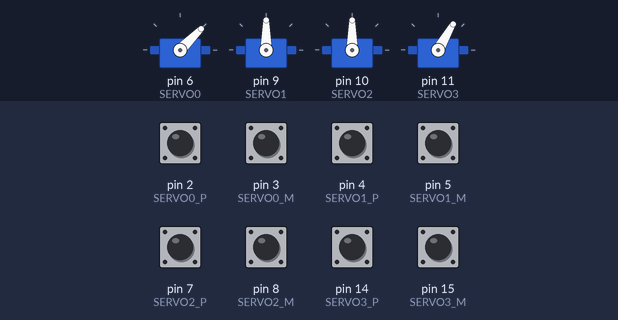
A sketch run on a simulated Arduino Uno, built with avr-gcc and run on an emulated ATmega328P. On the bench: 4 × servo. Inputs (shaded band) come from the test bench; at power-on: pin 2 (SERVO0_P), pin 3 (SERVO0_M), pin 4 (SERVO1_P), pin 5 (SERVO1_M), pin 7 (SERVO2_P), pin 8 (SERVO2_M), pin 14 (SERVO3_P), pin 15 (SERVO3_M) HIGH.

Above: at 1.4 s.
1.5 s: pin 2 (SERVO0_P) pulled LOW for 1 s
At 3.0 s:
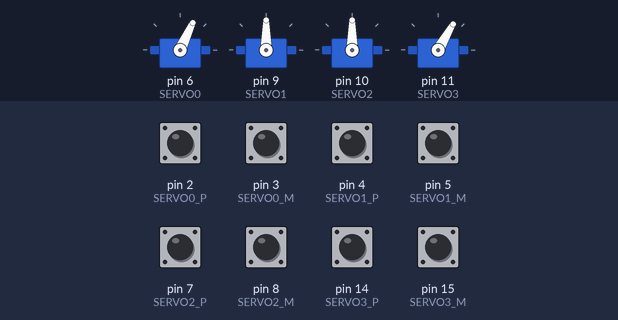
4.5 s: pin 4 (SERVO1_P) pulled LOW for 1 s
At 6.1 s:
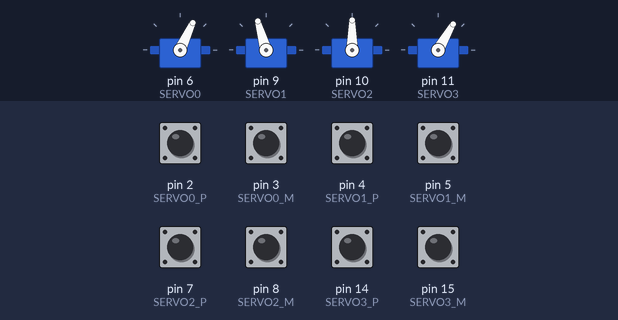
7.5 s: pin 15 (SERVO3_M) pulled LOW for 0.15 s
At 8.8 s:
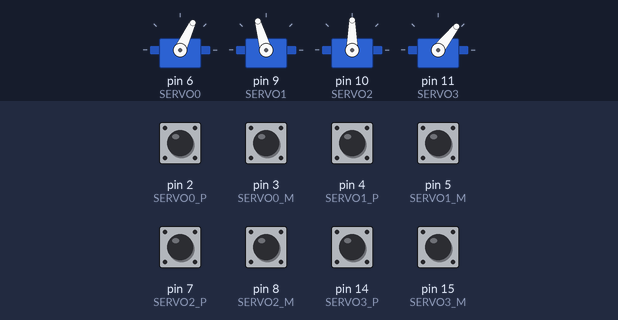
9.1 s: pin 3 (SERVO0_M) pulled LOW for 1 s
At 10.4 s:
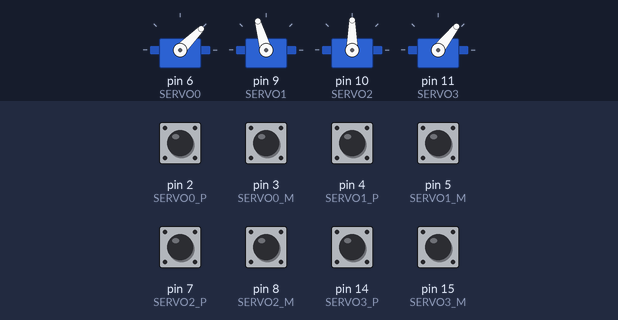
12.1 s: pin 14 (SERVO3_P) pulled LOW for 0.15 s
At 13.1 s:
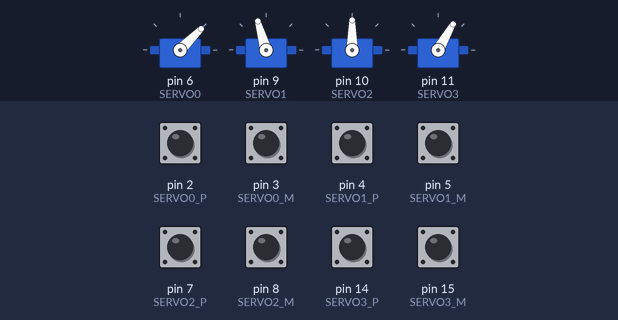
13.7 s: pin 7 (SERVO2_P) pulled LOW for 1 s
At 16.0 s:
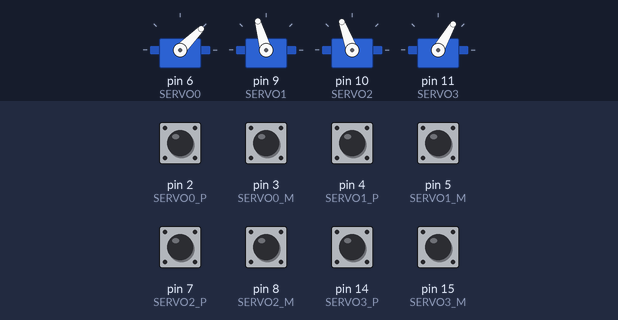
Timing chart, 0 to 17.5 s (numbered marks = the images above; inputs shaded):
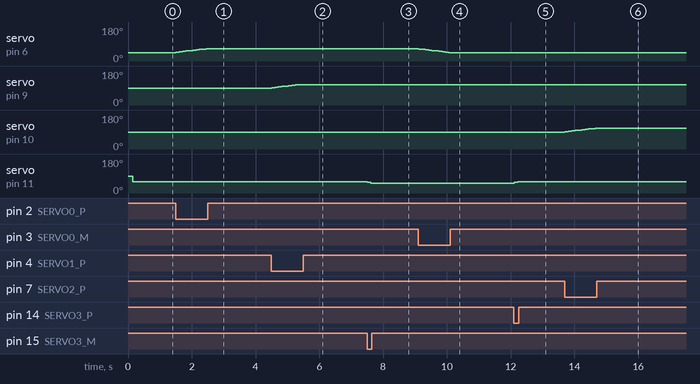

The sketch:

Arm_v1_0_0.ino
```cpp
/***************************************************************************

            ARDUINO ARM  v. 1.0.0 - IK8YFW - 2017

This is a project that define a base firmware for mearm project.

All text above, must be included in any redistribution

****************************************************************************/
#include <Servo.h>

Servo myservo3;
Servo myservo0;  // create servo object to control a servo
Servo myservo1;
Servo myservo2;


const int SERVO0 = 6; // PWM
const int SERVO0_P = 2; // right upper button
const int SERVO0_M = 3; // right down button

const int SERVO1 = 9; // PWM
const int SERVO1_P = 4; // left upper button
const int SERVO1_M = 5; // left down   button

const int SERVO2 = 10; // PWM
const int SERVO2_P = 7; // down left button
const int SERVO2_M = 8; // down right button

const int SERVO3 = 11; // PWM
const int SERVO3_P = 14; // upper left button
const int SERVO3_M = 15; // upper right button

// HAEAD/BACK (RIGHT BUTTONS)
int SERVO0_INIT = 45;
int SERVO0_MIN = 35;
int SERVO0_MAX = 115;

// UP/DWN     (LEFT BUTTONS)
int SERVO1_INIT = 90;
int SERVO1_MIN = 35;
int SERVO1_MAX = 105;

// BASE       (DOWN BUTTONS)
int SERVO2_INIT = 90;
int SERVO2_MIN = 0;
int SERVO2_MAX = 180;

// CLAMP      (UPPER BUTTONS)
int SERVO3_INIT = 60;
int SERVO3_MIN = 55;
int SERVO3_MAX = 85;

int pos0 = SERVO0_INIT;    // variable to store the servo position
int pos1 = SERVO1_INIT;    // variable to store the servo position
int pos2 = SERVO2_INIT;    // variable to store the servo position
int pos3 = SERVO3_INIT;    // variable to store the servo position

int isteresys = 80;

void setup() {
  //Serial.begin(9600);

  pinMode(SERVO0_P, INPUT_PULLUP);
  pinMode(SERVO0_M, INPUT_PULLUP);

  pinMode(SERVO1_P, INPUT_PULLUP);
  pinMode(SERVO1_M, INPUT_PULLUP);

  pinMode(SERVO2_P, INPUT_PULLUP);
  pinMode(SERVO2_M, INPUT_PULLUP);

  pinMode(SERVO3_P, INPUT_PULLUP);
  pinMode(SERVO3_M, INPUT_PULLUP);

  myservo0.attach(SERVO0);  // attaches the servo on pin
  myservo1.attach(SERVO1);  // attaches the servo on pin
  myservo2.attach(SERVO2);  // attaches the servo on pin
  myservo3.attach(SERVO3);  // attaches the servo on pin
home();

}


void home (){

  myservo0.write(pos0);
  delay(50);

  myservo1.write(pos1);
  delay(50);

  myservo2.write(pos2);
  delay(50);

  myservo3.write(pos3);
  delay(50);
}

void action(char cmd) {

   if (digitalRead(SERVO0_P) == LOW || cmd =='a') {

      if (pos0<SERVO0_MAX){
        //pos0 ++;
        pos0 = pos0 + 2;
        myservo0.write(pos0);
        delay(isteresys);
      }

    }

    if (digitalRead(SERVO0_M) == LOW || cmd =='b') {

      if (pos0>SERVO0_MIN){
        //pos0 --;
        pos0 = pos0 - 2;
        myservo0.write(pos0);
        delay(isteresys);
      }

    }

// ************************ SERVO1
    if (digitalRead(SERVO1_P) == LOW || cmd =='c') {

      if (pos1<SERVO1_MAX){
        //pos1 ++;
        pos1 = pos1 + 2;
        myservo1.write(pos1);
        delay(isteresys);
      }

    }

    if (digitalRead(SERVO1_M) == LOW || cmd =='d') {

      if (pos1>SERVO1_MIN){
        //pos1 --;
        pos1 = pos1 - 2;
        myservo1.write(pos1);
        delay(isteresys);
      }

    }
// ************************ SERVO2
    if (digitalRead(SERVO2_P) == LOW || cmd =='e') {

      if (pos2<SERVO2_MAX){
        //pos2 ++;
        pos2 = pos2 + 2;
        myservo2.write(pos2);
        delay(isteresys);
      }

    }

    if (digitalRead(SERVO2_M) == LOW || cmd =='f') {

      if (pos2>SERVO2_MIN){
        //pos2 --;
        pos2 = pos2 - 2;
        myservo2.write(pos2);
        delay(isteresys);
      }

    }
// ************************ SERVO3
    if (digitalRead(SERVO3_P) == LOW || cmd =='g') {
      if (pos3<SERVO3_MAX){
        //pos3 ++;
        pos3 = pos3 + 4;
        myservo3.write(pos3);
        delay(isteresys);
      }

    }

    if (digitalRead(SERVO3_M) == LOW || cmd =='h') {
      if (pos3>SERVO3_MIN){
        //pos3 --;
        pos3 = pos3 - 4;
        myservo3.write(pos3);
        delay(isteresys);
      }

    }

   if (cmd =='p') {
        delay(100);
    }
     //Serial.println(pos0);
     //Serial.println(pos1);
     //Serial.println(pos2);
     //Serial.println(pos3);

  delay(25);
}

/************  COMMANDS REMOTE OR MEMORY *******
 *
// HAEAD/BACK (RIGHT BUTTONS)
a SERVO0_P right upper button
b SERVO0_M right down button

// UP/DWN     (LEFT BUTTONS)
c SERVO1_P left upper button
d SERVO1_M left down   button

// BASE       (DOWN BUTTONS)
e SERVO2_P down left button
f SERVO2_M down right button

// CLAMP      (UPPER BUTTONS)
g SERVO3_P upper left button
h SERVO3_M upper right button

p PAUSE 200 ms
************************************************/

String cmsS ="ggggg hhhhh pp eeeeeeeeee bbbbbbbbb ccccccccccc  pp ffffffffff aaaaaaaaaaa dddddddd   ";

void loop() {
  char cmd;

  /* SOLO DEMO
  for (int i = 0; i < cmsS.length() ; i ++){
      cmd = cmsS.charAt(i);
      action(cmd);
  }

   delay(100);

   home();
   */
   cmd=' ';
   action(cmd);

}
```

Measured:
- after the input at 1.5 s, servo on pin 6 (SERVO0): moves from 45° to 65° over 0.95 s, starting at once
- after the input at 4.5 s, servo on pin 9 (SERVO1): moves from 90° to 106° over 0.74 s, starting at once
- after the input at 7.5 s, servo on pin 11 (SERVO3): 60° → 56° at once, → 52° 0.11 s later
- after the input at 9.1 s, servo on pin 6 (SERVO0): moves from 65° to 45° over 0.95 s, starting at once
- after the input at 12.1 s, servo on pin 11 (SERVO3): 52° → 56° at once, → 60° 0.11 s later
- after the input at 13.7 s, servo on pin 10 (SERVO2): moves from 90° to 110° over 0.95 s, starting at once
